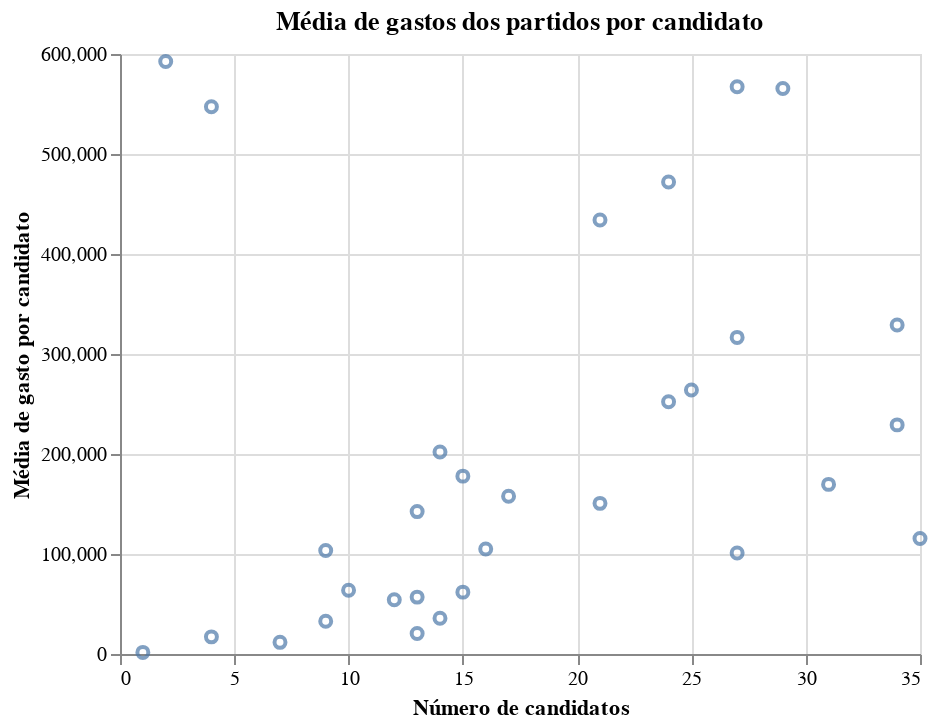

The cell this chart's notebook holds for it:
### Code cell
# Média de gastos dos partidos por candidato

gastos_partido["media_candi"] = gastos_partido["gasto_part"] / gastos_partido["candidatos"]


alt.Chart(gastos_partido).mark_point().encode(
    alt.X("candidatos", title = "Número de candidatos"),
    alt.Y("media_candi", title = "Média de gasto por candidato"),
    tooltip = ["partido", "candidatos", "gasto_part"]
).properties(title = "Média de gastos dos partidos por candidato")

### Figure 1 — Vega-Lite specification as saved in the notebook (floating-point values rounded to 4 significant figures)
{"config": {"view": {"continuousWidth": 400, "continuousHeight": 300}}, "data": {"name": "data-5c505225cf49aca64ddd4b2b939c9e30"}, "mark": "point", "encoding": {"tooltip": [{"type": "nominal", "field": "partido"}, {"type": "quantitative", "field": "candidatos"}, {"type": "quantitative", "field": "gasto_part"}], "x": {"type": "quantitative", "field": "candidatos", "title": "Número de candidatos"}, "y": {"type": "quantitative", "field": "media_candi", "title": "Média de gasto por candidato"}}, "title": "Média de gastos dos partidos por candidato", "$schema": "https://vega.github.io/schema/vega-lite/v4.8.1.json", "datasets": {"data-5c505225cf49aca64ddd4b2b939c9e30": [{"partido": "PDT", "gasto_part": 16400000.0, "candidatos": 29, "media_candi": 565600.0}, {"partido": "DEM", "gasto_part": 15320000.0, "candidatos": 27, "media_candi": 567300.0}, {"partido": "PT", "gasto_part": 11330000.0, "candidatos": 24, "media_candi": 471900.0}, {"partido": "REPUBLICANOS", "gasto_part": 11190000.0, "candidatos": 34, "media_candi": 329000.0}, {"partido": "PSL", "gasto_part": 9114000.0, "candidatos": 21, "media_candi": 434000.0}, {"partido": "PL", "gasto_part": 8548000.0, "candidatos": 27, "media_candi": 316600.0}, {"partido": "PSC", "gasto_part": 7790000.0, "candidatos": 34, "media_candi": 229100.0}, {"partido": "MDB", "gasto_part": 6601000.0, "candidatos": 25, "media_candi": 264100.0}, {"partido": "PP", "gasto_part": 6053000.0, "candidatos": 24, "media_candi": 252200.0}, {"partido": "PSD", "gasto_part": 5258000.0, "candidatos": 31, "media_candi": 169600.0}, {"partido": "SOLIDARIEDADE", "gasto_part": 4040000.0, "candidatos": 35, "media_candi": 115400.0}, {"partido": "CIDADANIA", "gasto_part": 3163000.0, "candidatos": 21, "media_candi": 150600.0}, {"partido": "PROS", "gasto_part": 2828000.0, "candidatos": 14, "media_candi": 202000.0}, {"partido": "PSOL", "gasto_part": 2725000.0, "candidatos": 27, "media_candi": 100900.0}, {"partido": "AVANTE", "gasto_part": 2683000.0, "candidatos": 17, "media_candi": 157800.0}, {"partido": "PSDB", "gasto_part": 2668000.0, "candidatos": 15, "media_candi": 177900.0}, {"partido": "REDE", "gasto_part": 2189000.0, "candidatos": 4, "media_candi": 547300.0}, {"partido": "PTB", "gasto_part": 1851000.0, "candidatos": 13, "media_candi": 142400.0}, {"partido": "PSB", "gasto_part": 1679000.0, "candidatos": 16, "media_candi": 104900.0}, {"partido": "NOVO", "gasto_part": 1185000.0, "candidatos": 2, "media_candi": 592500.0}, {"partido": "PTC", "gasto_part": 931000.0, "candidatos": 9, "media_candi": 103400.0}, {"partido": "PODE", "gasto_part": 928100.0, "candidatos": 15, "media_candi": 61870.0}, {"partido": "PMB", "gasto_part": 739500.0, "candidatos": 13, "media_candi": 56890.0}, {"partido": "PRTB", "gasto_part": 651400.0, "candidatos": 12, "media_candi": 54280.0}, {"partido": "PC do B", "gasto_part": 638100.0, "candidatos": 10, "media_candi": 63810.0}, {"partido": "PATRIOTA", "gasto_part": 501100.0, "candidatos": 14, "media_candi": 35790.0}, {"partido": "PV", "gasto_part": 295000.0, "candidatos": 9, "media_candi": 32780.0}, {"partido": "DC", "gasto_part": 265400.0, "candidatos": 13, "media_candi": 20420.0}, {"partido": "PSTU", "gasto_part": 81560.0, "candidatos": 7, "media_candi": 11650.0}, {"partido": "PMN", "gasto_part": 68580.0, "candidatos": 4, "media_candi": 17150.0}, {"partido": "UP", "gasto_part": 1600.0, "candidatos": 1, "media_candi": 1600.0}]}}
